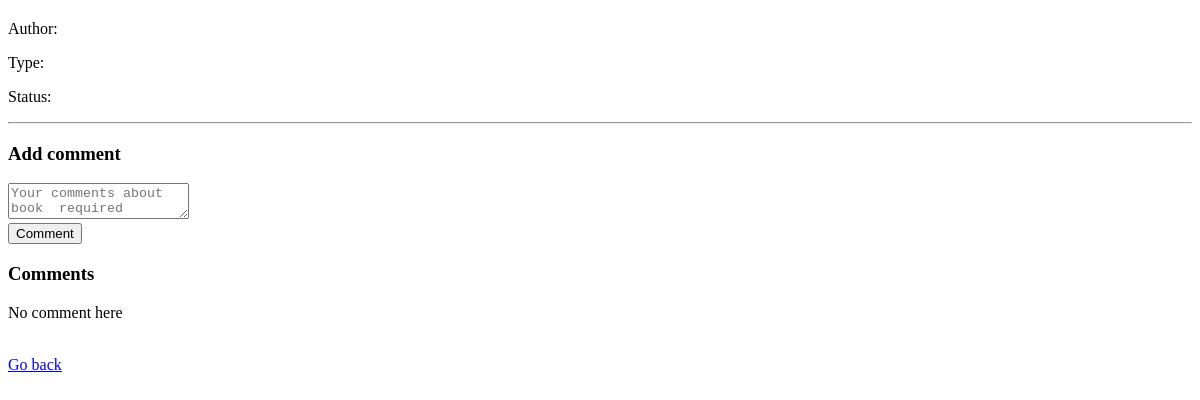
The app's page /book/2 (signed in), older data.
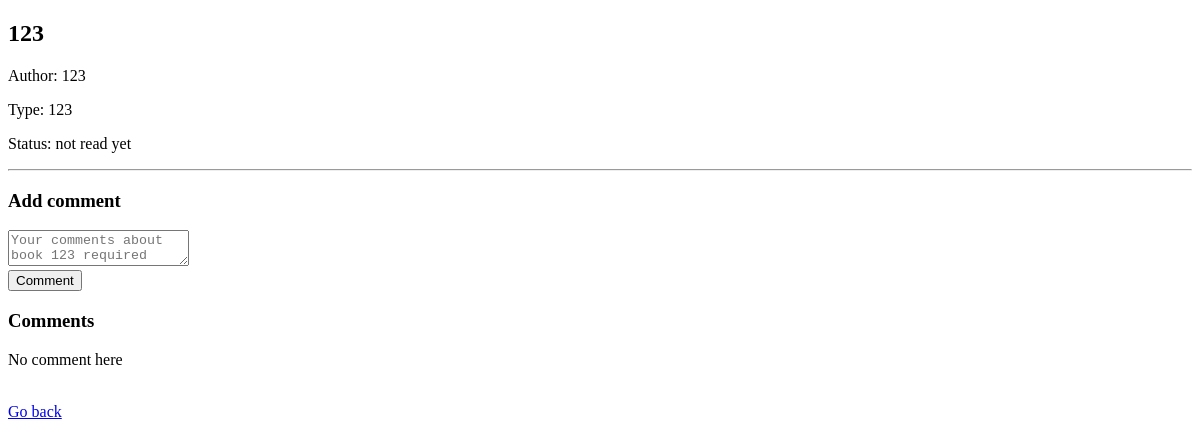
The same page, newer data.
### tables this page shows
CREATE TABLE books(
          id integer primary key autoincrement,
          userid integer not null,
          bookname text not null,
          author text not null,
          type text not null,
          status text default 'not read yet',
          foreign key (userid) references user(id));

### run.py (the view, shortened to what this page needs)
@app.route('/book/<int:bookid>', methods=['GET', 'POST'])
def bookDetail(bookid):
    if 'usersid' not in session:
        return redirect(url_for('login'))
    conn=dbconn(DATABASE)
    book=conn.execute("select * from books where id=? and userid=?",
                      (bookid,session['usersid'])).fetchone()
    comments=conn.execute("select c.id,c.comment,c.date,u.username "
                          "from comments c join user u on c.userid=u.id "
                          "where c.bookid=? order by c.date desc ",
                          (bookid,)).fetchall()
    conn.close()
    return render_template("bookdetail.html",book=book,comments=comments)

### run.py (called while the page is built)
def dbconn(db):
    conn=sqlite3.connect(db)
    conn.row_factory=sqlite3.Row
    return conn

### templates/bookdetail.html (shortened to what this page needs)
<!DOCTYPE html>
<html>
    <head>
    </head>
    <body>
        <h2>
            {{book['bookname']}}
        </h2>
        <p>
            Author: {{book['author']}}
        </p>
        <p>
            Type: {{book['type']}}
        </p>
        <p>
            Status: {{book['status']}}
        </p>
        <hr>
        <h3>
            Add comment
        </h3>
        <form action="/book/{{book['id']}}" method="post">
            <textarea name="comment" placeholder="Your comments about book {{book['bookname']}} required"></textarea>
            <br>
            <input type="submit" value="Comment">
        </form>
        <h3>
            Comments
        </h3>
        {% if comments %}
            {% for c in comments %}
                <p>
                    ({{c['username']}}) ({{c['date']}})
                </p>
                <p>
                    {{c['comment']}}
                </p>
            {% endfor %}
        {% else %}
                <p>
                    No comment here
                </p>
        {% endif %}
        <br>
        <a href="/">
            Go back
        </a>
    </body>
</html>

Row changes from the older to the newer data that the page shows:
added books: bookname "123", author "123", type "123", status "not read yet", comment "Your comments about book 123 required"
Text that changed along with them:
form field comment: "Your comments about book required" → (not shown)
